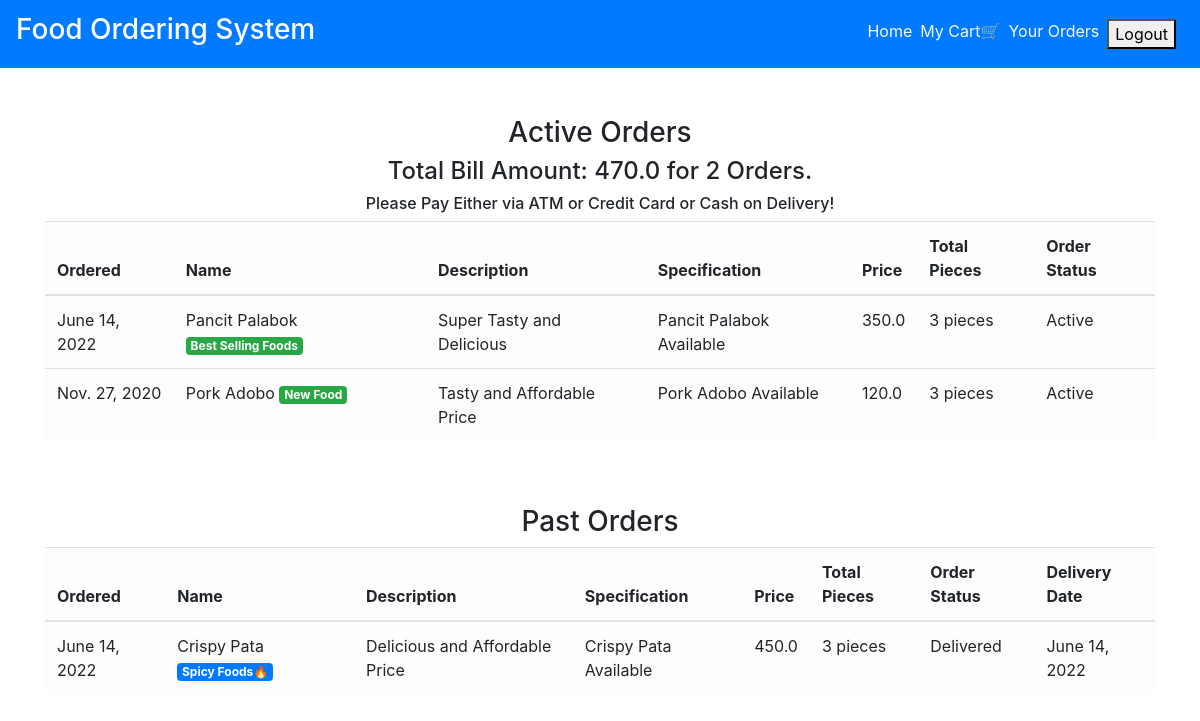
/order_details/ (signed in), run on the app's committed database.
### main/models.py (models this page shows, shortened)
class CartItems(models.Model):
    ORDER_STATUS = (
        ('Active', 'Active'),
        ('Delivered', 'Delivered')
    )
    user = models.ForeignKey(User, on_delete=models.CASCADE)
    item = models.ForeignKey(Item, on_delete=models.CASCADE)
    ordered = models.BooleanField(default=False)
    quantity = models.IntegerField(default=1)
    ordered_date = models.DateField(default=timezone.now)
    status = models.CharField(max_length=20, choices=ORDER_STATUS, default='Active')
    delivery_date = models.DateField(default=timezone.now)
    class Meta:
        verbose_name = 'Cart Item'
        verbose_name_plural = 'Cart Items'

class Item(models.Model):
    LABELS = (
        ('Best Selling Foods', 'Best Selling Foods'),
        ('New Food', 'New Food'),
        ('Spicy Foods🔥', 'Spicy Foods🔥'),
    )
    LABEL_COLOUR = (
        ('danger', 'danger'),
        ('success', 'success'),
        ('primary', 'primary'),
        ('info', 'info'),
        ('warning', 'warning'),
    )
    title = models.CharField(max_length=150)
    description = models.CharField(max_length=250,blank=True)
    price = models.FloatField()
    pieces = models.IntegerField(default=6)
    instructions = models.CharField(max_length=250,default="Available")
    image = models.ImageField(default='default.png', upload_to='images/')
    labels = models.CharField(max_length=25, choices=LABELS, blank=True)
    label_colour = models.CharField(max_length=15, choices=LABEL_COLOUR, blank=True)
    slug = models.SlugField(default="foods")
    created_by = models.ForeignKey(User, on_delete=models.CASCADE)

### main/views.py (the view)
# urls.py: path('order_details/', views.order_details, name='order_details'),
@login_required
def order_details(request):
    items = CartItems.objects.filter(user=request.user, ordered=True,status="Active").order_by('-ordered_date')
    cart_items = CartItems.objects.filter(user=request.user, ordered=True,status="Delivered").order_by('-ordered_date')
    bill = items.aggregate(Sum('item__price'))
    number = items.aggregate(Sum('quantity'))
    pieces = items.aggregate(Sum('item__pieces'))
    total = bill.get("item__price__sum")
    count = number.get("quantity__sum")
    total_pieces = pieces.get("item__pieces__sum")
    context = {
        'items':items,
        'cart_items':cart_items,
        'total': total,
        'count': count,
        'total_pieces': total_pieces
    }
    return render(request, 'main/order_details.html', context)

### main/templatetags/get_group.py (called while the page is built)
@register.filter(name='has_group')
def has_group(user, group_name):
    return user.groups.filter(name=group_name).exists()

### main/templates/main/order_details.html
{% extends "main/layout.html" %}
{% block content %}
<div class="cart">
    <div class="container">
        <div class="row">
            <div class="col-sm-12 mt-5">
                <h3 class="text-center">Active Orders</h3>
                {% if items %}
                <h4 class="text-center">Total Bill Amount: {{total}} for {{ count }} Orders.</h4>
                <h6 class="text-center">Please Pay Either via ATM or Credit Card or Cash on Delivery!</h6>
                <div class="table-responsive">
                    <table class="table table-light">
                        <thead>
                        <tr>
                            <th scope="col">Ordered</th>
                            <th scope="col">Name</th>
                            <th scope="col">Description</th>
                            <th scope="col">Specification</th>
                            <th scope="col">Price</th>
                            <th scope="col">Total Pieces</th>
                            <th scope="col">Order Status</th>
                        </tr>
                        </thead>
                        <tbody>
                            {% for item_active in items %}
                        <tr>
                            <td>{{ item_active.ordered_date }}</td>
                            <td>{{ item_active.item.title }} <span class="badge badge-{{ item_active.item.label_colour }}">{{ item_active.item.labels }}</span></td>
                            <td>{{ item_active.item.description }}</td>
                            <td>{{ item_active.item.instructions }}</td>
                            <td>{{ item_active.item.price }}</td>
                            <td>{{ item_active.item.pieces }} pieces</td>
                            <td>{{ item_active.status }}</td>
                        </tr>
                            {% endfor %}
                        </tbody>
                    </table>
                </div>
                {% else %}
                <h4 class="text-center">Sorry, you have not ordered any item yet!!!</h4>
                {% endif %}
            </div>
        </div>
        <div class="row">
            <div class="col-sm-12 mt-5">
                <h3 class="text-center">Past Orders</h3>
                {% if cart_items %}
                <div class="table-responsive">
                    <table class="table table-light">
                        <thead>
                        <tr>
                            <th scope="col">Ordered</th>
                            <th scope="col">Name</th>
                            <th scope="col">Description</th>
                            <th scope="col">Specification</th>
                            <th scope="col">Price</th>
                            <th scope="col">Total Pieces</th>
                            <th scope="col">Order Status</th>
                            <th scope="col">Delivery Date</th>
                        </tr>
                        </thead>
                        <tbody>
                            {% for cart in cart_items %}
                        <tr>
                            <td>{{ cart.ordered_date }}</td>
                            <td>{{ cart.item.title }} <span class="badge badge-{{ cart.item.label_colour }}">{{ cart.item.labels }}</span></td>
                            <td>{{ cart.item.description }}</td>
                            <td>{{ cart.item.instructions }}</td>
                            <td>{{ cart.item.price }}</td>
                            <td>{{ cart.item.pieces }} pieces</td>
                            <td>{{ cart.status }}</td>
                            <td>{{ cart.delivery_date }}</td>
                        </tr>
                            {% endfor %}
                        </tbody>
                    </table>
                </div>
                {% else %}
                <h4 class="text-center">Sorry, you have not ordered any item yet!!!</h4>
                {% endif %}
            </div>
        </div>
    </div>
</div>
{% endblock content %}

### data on the page
CartItems: ordered_date "June 14, 2022", item "Pancit Palabok", item.labels "Best Selling Foods", item.description "Super Tasty and Delicious", item.instructions "Pancit Palabok Available", item.price "350.0", item.pieces "3", status "Active"
CartItems: ordered_date "Nov. 27, 2020", item "Pork Adobo", item.labels "New Food", item.description "Tasty and Affordable Price", item.instructions "Pork Adobo Available", item.price "120.0", item.pieces "3", status "Active"
CartItems: ordered_date "June 14, 2022", item "Crispy Pata", item.labels "Spicy Foods🔥", item.description "Delicious and Affordable Price", item.instructions "Crispy Pata Available", item.price "450.0", item.pieces "3", status "Delivered", delivery_date "June 14, 2022"

### other printed values
{{ total }} "470.0"
{{ count }} "2"
